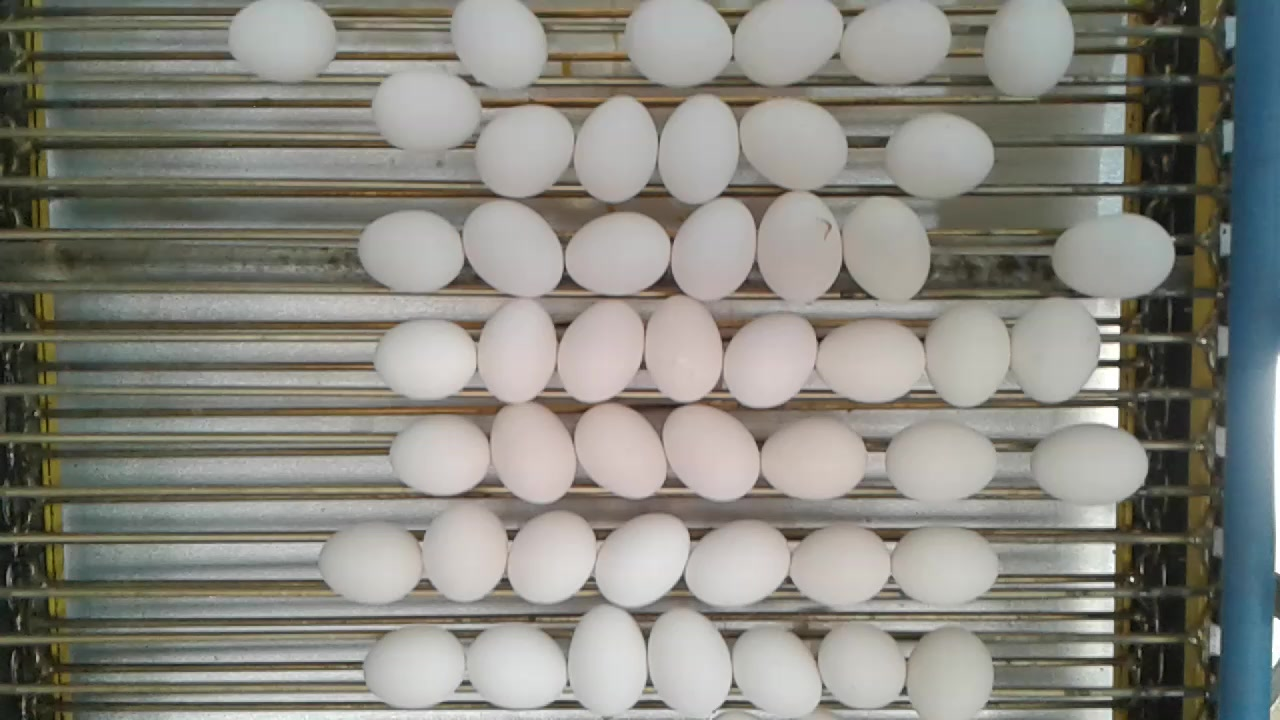
#> input picture 01.jpg, 1280 x 720 px
$ python 14.py
#> lines starting #> are read from the running program, lines starting #| are printed output that depends on the picture; after the words box and inside, x2 and y2 are one past the last pixel; in counts of white or black regions, pixels touching at a corner belong together
import cv2
import numpy as np
from skimage.color import rgb2gray
from skimage.io import imread

def nothing(x):
    pass

cv2.namedWindow("Traking")
cv2.createTrackbar("P1", "Traking", 0, 255, nothing)
cv2.createTrackbar("P2", "Traking", 255, 255, nothing)
cv2.createTrackbar("P3", "Traking", 1, 20, nothing)


while True:
    img = cv2.imread("01.jpg", 0)
#> img: shape (720, 1280); min 7, max 255, mean 134.1

    p_1 = cv2.getTrackbarPos("P1", "Traking")
    p_2 = cv2.getTrackbarPos("P2", "Traking")
    p_3 = cv2.getTrackbarPos("P3", "Traking")

    im = cv2.imread("jpg//01.jpg", 1)
#> im is the input picture: shape (720, 1280, 3); mean B, G, R 126.8, 134.8, 135.7

    hsv = cv2.cvtColor(im, cv2.COLOR_BGR2HSV)
#> hsv: shape (720, 1280, 3); mean H, S, V 35.3, 34.9, 139.1

    hsv = cv2.GaussianBlur(hsv, (7, 7), 0)
#> hsv: shape (720, 1280, 3); mean H, S, V 35.3, 34.9, 139.1

    th, bw  = cv2.threshold(hsv[:, :, 2], 0, 255, cv2.THRESH_BINARY | cv2.THRESH_OTSU)
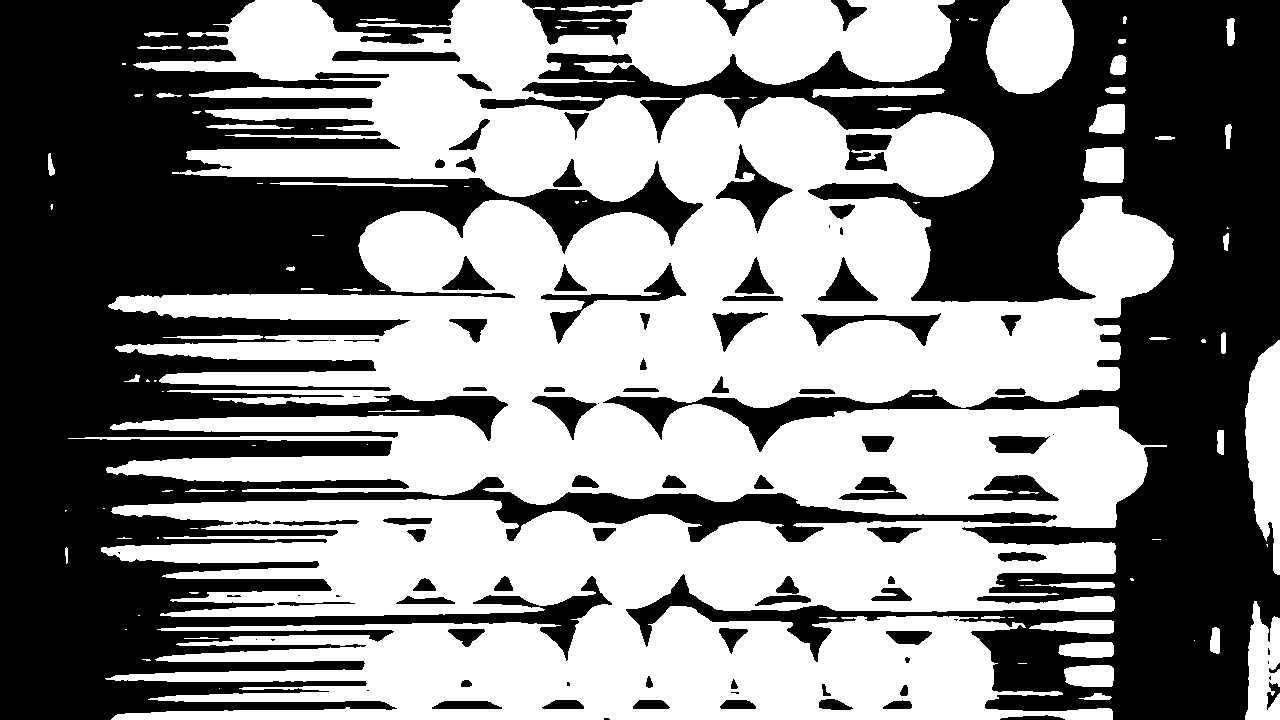
#> bw: shape (720, 1280); 52.8% white; 98 black regions (18 under 20 px), largest, box (x1, y1, x2, y2) and area: (0, 0, 1057, 720) 218223, (480, 0, 1280, 720) 180489, (312, 0, 460, 44) 4238
#> th = 136

    kernel  = cv2.getStructuringElement(cv2.MORPH_ELLIPSE, (3, 3))
    morph   = cv2.morphologyEx(bw, cv2.MORPH_CLOSE, kernel)
#> morph: shape (720, 1280); 52.9% white; 93 black regions (11 under 20 px), largest, box (x1, y1, x2, y2) and area: (0, 0, 1057, 720) 217288, (480, 0, 1280, 720) 174822, (695, 389, 959, 452) 4238
    dist    = cv2.distanceTransform(morph, cv2.DIST_L2, cv2.DIST_MASK_PRECISE)

    borderSize = 75

    distborder = cv2.copyMakeBorder(dist, borderSize, borderSize, borderSize, borderSize,
                                    cv2.BORDER_CONSTANT | cv2.BORDER_ISOLATED, 0)
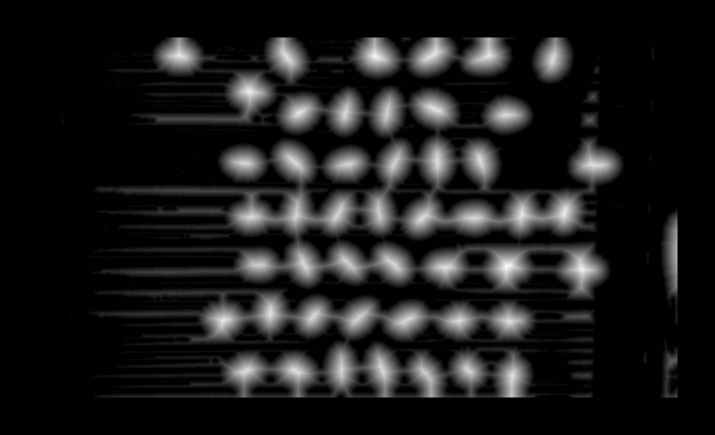
#> distborder: shape (870, 1430) float32 (shown at 1/2 size); min 0, max 49, mean 5.3; drawn with min black and max white

    gap = 10
    kernel2 = cv2.getStructuringElement(cv2.MORPH_ELLIPSE, (2*(borderSize-gap)+1, 2*(borderSize-gap)+1))
    kernel2 = cv2.copyMakeBorder(kernel2, gap, gap, gap, gap,
                                    cv2.BORDER_CONSTANT | cv2.BORDER_ISOLATED, 0)

    distTempl = cv2.distanceTransform(kernel2, cv2.DIST_L2, cv2.DIST_MASK_PRECISE)

    nxcor = cv2.matchTemplate(distborder, distTempl, cv2.TM_CCOEFF_NORMED)
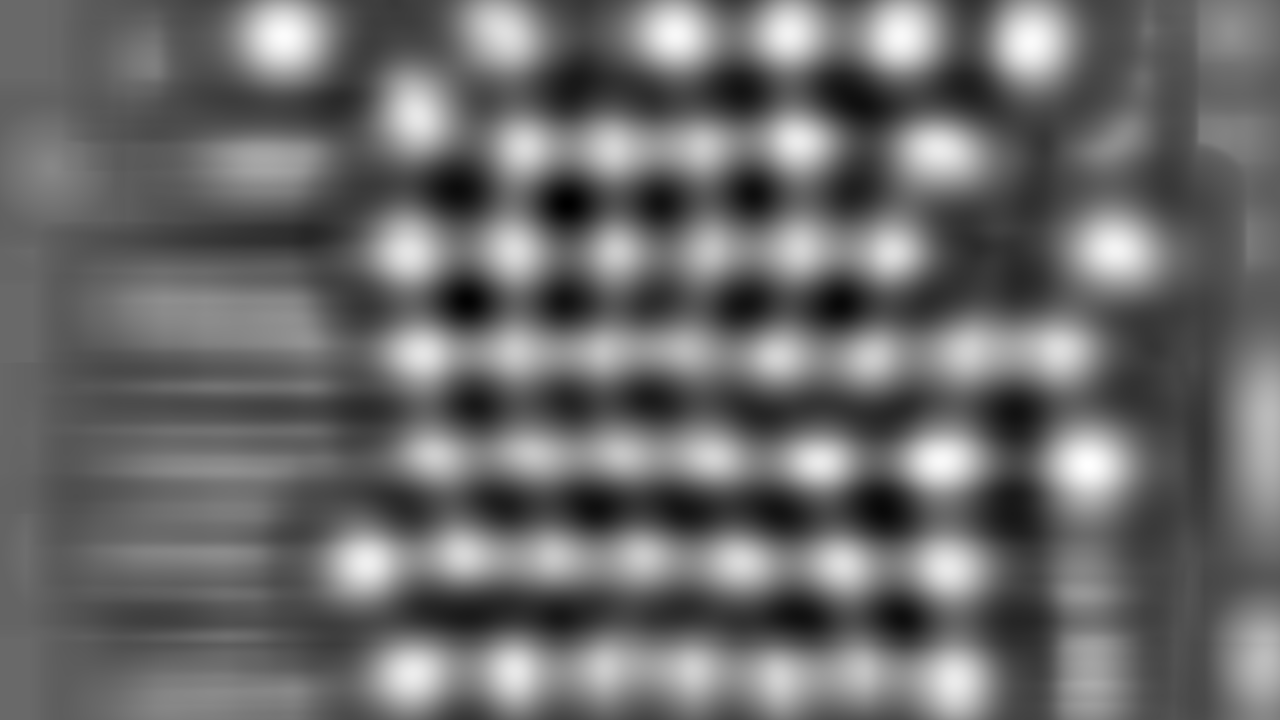
#> nxcor: shape (720, 1280) float32; min -0.66, max 0.932, mean 0.0118; drawn with min black and max white

    mn, mx, _, _ = cv2.minMaxLoc(nxcor)
#> mn = -0.66; mx = 0.932

    th, peaks = cv2.threshold(nxcor, mx*0.5, 255, cv2.ADAPTIVE_THRESH_MEAN_C)
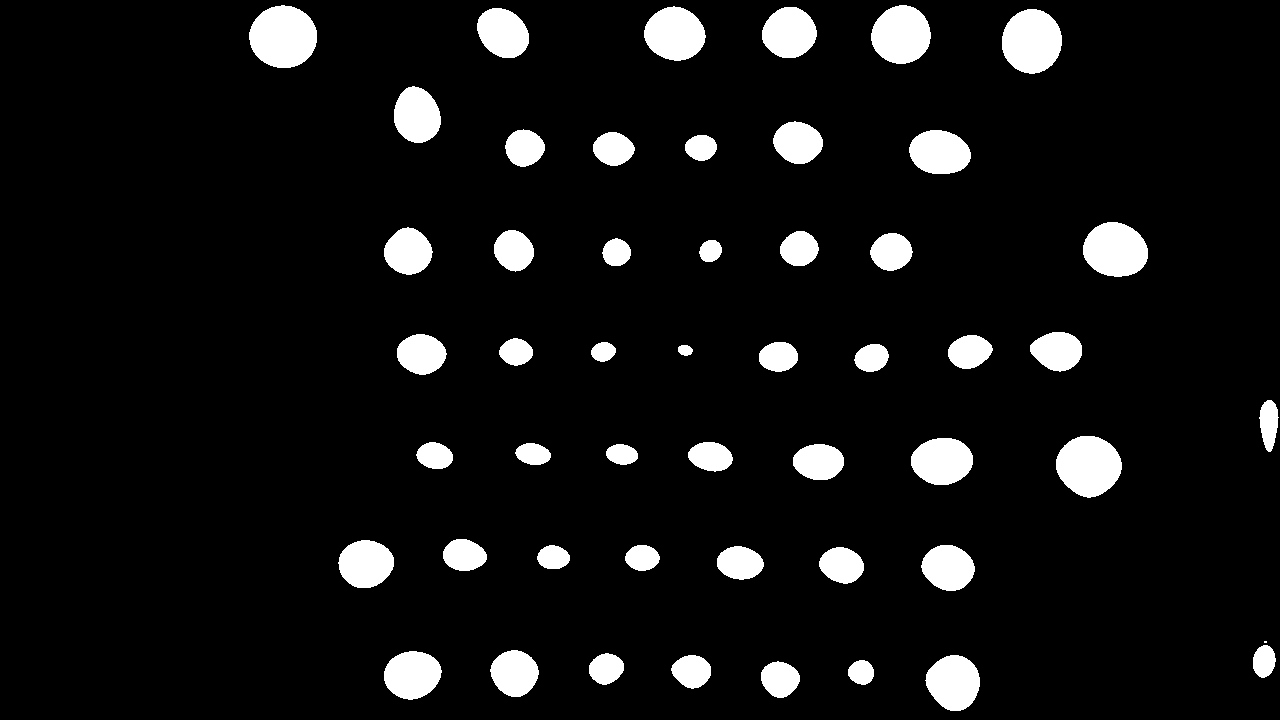
#> peaks: shape (720, 1280) float32; 7.6% white; 51 white regions (1 under 20 px), largest, box (x1, y1, x2, y2) and area: (249, 5, 317, 68) 3339, (1056, 436, 1122, 498) 3082, (1002, 9, 1062, 74) 3043
#> th = 0.466

    peaks8u = cv2.convertScaleAbs(peaks)
#> peaks8u: shape (720, 1280); 7.6% white; 51 white regions (1 under 20 px)

    contours, hierarchy = cv2.findContours(peaks8u, cv2.RETR_CCOMP, cv2.CHAIN_APPROX_SIMPLE)
#> contours = 51 contours, 1 with area under 20; largest, box (x1, y1, x2, y2) and area: (249, 5, 317, 68) 3247, (1056, 436, 1122, 498) 2994, (1002, 9, 1062, 74) 2955, (1083, 222, 1148, 277) 2694, (871, 5, 931, 64) 2642
    peaks8u = cv2.convertScaleAbs(peaks)    # to use as mask
    for i in range(len(contours)):
        x, y, w, h = cv2.boundingRect(contours[i])
        _, mx, _, mxloc = cv2.minMaxLoc(dist[y:y+h, x:x+w], peaks8u[y:y+h, x:x+w])
        cv2.circle(im, (int(mxloc[0]+x), int(mxloc[1]+y)), int(mx), (255, 0, 0), 2)
#> this loop made 51 passes
#> (x, y, w, h, mx, mxloc) on passes 1 to 12: (761, 661, 39, 37, 39.66, (13, 9)), (848, 660, 26, 25, 41.15, (13, 6)), (925, 655, 55, 56, 43.57, (25, 20)), (671, 655, 40, 34, 41.79, (18, 8)), (589, 653, 35, 32, 41.44, (19, 10)), (384, 651, 58, 49, 42.76, (35, 14)), (490, 650, 49, 47, 43.46, (23, 15)), (1253, 645, 23, 33, 19.03, (15, 2)), (1264, 641, 3, 2, 14.87, (0, 1)), (819, 547, 45, 37, 42.54, (24, 19)), (717, 546, 47, 34, 42.05, (16, 22)), (921, 545, 54, 46, 43.84, (21, 22))
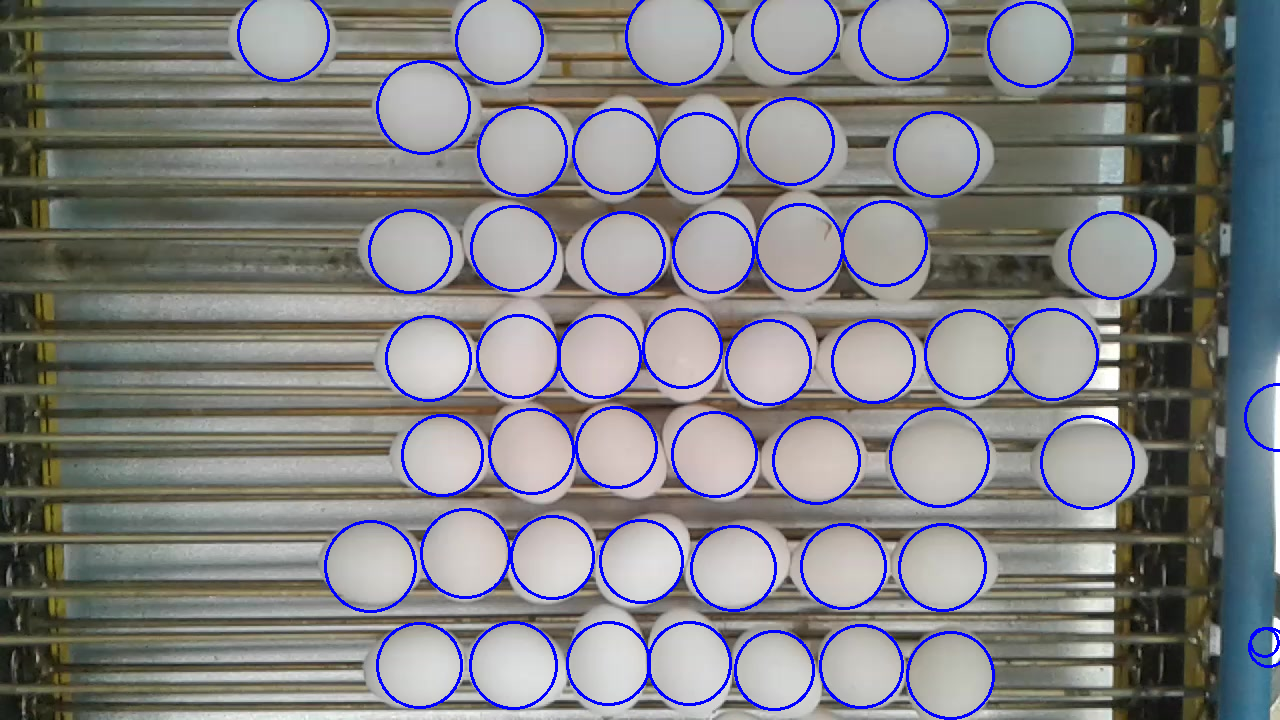
#> im: shape (720, 1280, 3); 4.14% of pixels changed, all inside (x1, y1, x2, y2) = (237, 0, 1280, 720)
        #cv2.rectangle(im, (x, y), (x+w, y+h), (0, 255, 255), 2)
        #cv2.drawContours(im, contours, i, (0, 0, 255), 2)

    cv2.imshow('circles', im)
    #cv2.imshow('contours', contours)

    key = cv2.waitKey(1)
#> (key Esc is pressed here)
    if key == 27:
        break

cv2.destroyAllWindows()
